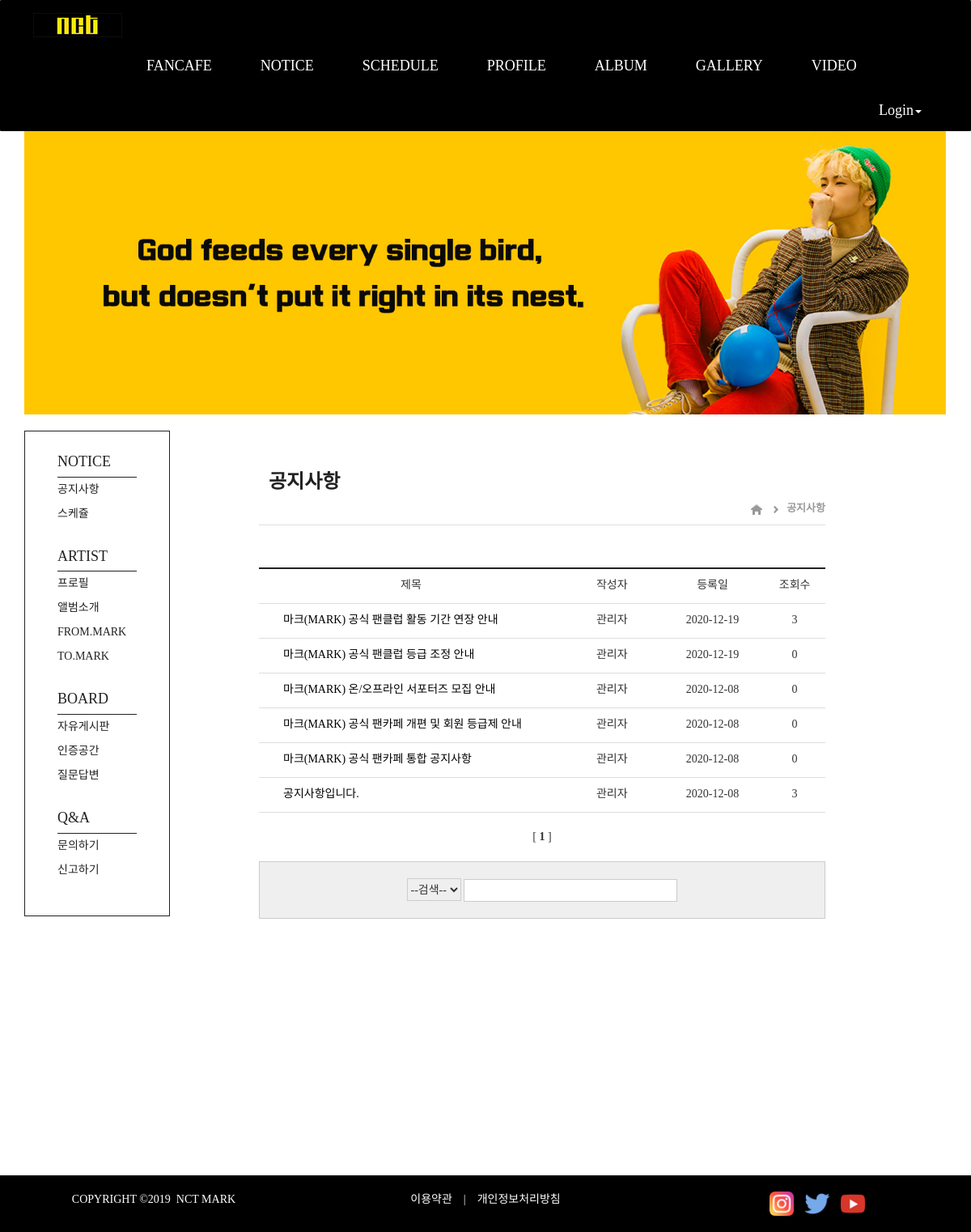
Page /board/notice_list/ on the committed database.
### board/models.py (models this page shows, shortened)
class Notice(models.Model):
    objects = models.Manager()
    subject = models.CharField(max_length=45)
    name = models.CharField(max_length=50)
    memo = models.TextField(max_length=300)
    hits = models.PositiveIntegerField(default=0)
    create_date = models.DateField('create_date', auto_now_add=True)
    class Meta:
        ordering = ['-id'] #(-)내림차순

### board/views.py (the view)
# urls.py: path('notice_list/', views.notice_list, name='notice_list'),
def notice_list(request):
    restaurants = Notice.objects.all()
    pagenator = Paginator(restaurants, 10)
    page = request.GET.get('page')
    if page is None:
        page = 1
    page_F = float(page)
    if page_F <= 10:
        beginPage = 1
    else:
        beginPage = (math.trunc(page_F / 10)) * 10 + 1
    if (beginPage + 10) > pagenator.num_pages:
        lastPage = pagenator.num_pages
    else:
        lastPage = beginPage + 9
    nextRangeStartPage = lastPage + 1
    pageRange = []
    for num in range(beginPage, lastPage+1):
        pageRange.append(num)
    items = pagenator.get_page(page)
    context = {
        'restaurants': items,
        'lastPage': lastPage,
        'pageRange': pageRange,
        'nextRangeStartPage': nextRangeStartPage,
    }
    return render(request, 'board/notice_list.html', context)

### board/templates/board/notice_list.html (shortened to what this page needs)
{% extends "board/board_base.html" %}
{% block boardbar %}
{% load static %}
<div class="contop">
<table cellspacing=1 width=700>
    <tr>
    <td><h3>&nbsp;&nbsp;공지사항</h3></td>
    </tr>
    <tr>
        <td><p align=right>
        <a href="{% url 'board:index' %}"><img class="lo_home" src="{% static 'images/lo_home.jpg' %}" alt="home"></a>&nbsp;&nbsp;&nbsp;
        <img class="lo_arrow" src="{% static 'images/lo_arrow.jpg' %}" alt=">">&nbsp;&nbsp;
        <a href="{% url 'board:notice_list' %}"><span>공지사항</span></a></p>
        </td>
    </tr>
</table>
</div>
{% block conbody %}
<div class="conbody">
<table cellspacing=1 width=700 class="tbl_common">
    <tr>
    <td width=340 class="left"><p align=center>제목</p>
    </td>
    <td width=100><p align=center>작성자</p>
    </td>
    <td width=120><p align=center>등록일</p>
    </td>
    <td width=60><p align=center>조회수</p>
    </td>
    </tr>
    {% if restaurants %}
    <ul>
    {% for boardRow in  restaurants %}
    <tr>
    <td width=340 class="cont">
    <p align=left>
    <a href="{% url 'board:notice_detail' boardRow.id %}" >{{ boardRow.subject }}
    </p>
    </td>
    <td width=100><p align=center>{{ boardRow.name }}</p></td>
    <td width=120><p align=center>{{ boardRow.create_date }}</p></td>
    <td width=60><p align=center>{{ boardRow.hits }}</p></td>
    </tr>
    {% endfor %}
    </ul>
    {% endif %}
</table>
<br>
<table cellspacing=1 width=700 class="tbl_page">
    <tr>
    <td>
    {% for pageNum in pageRange %}
        {% if restaurants.number == pageNum %}
            <spen class="current">
                [
                <b>{{ restaurants.number }}</b>
                ]
            </spen>
        {% else %}
            <a href="?page={{ pageNum }}">[{{ pageNum }}]</a>
        {% endif %}
    {% endfor %}
    </td>
    </tr>
</table>
<br>
<table cellspacing=1 width=700 class="tbl_search">
    <tr>
    <td>
    <form name=searchform method="GET" action="{% url 'board:notice_search' %}" enctype="multipart/form-data"><p align=center>
    <select name="findType" class="findType_1">
        <option value selected>--검색--</option>
    </select>
    <input type="text" name="b" class="findType_1" size=30 maxlength=50>
    <input type="submit" class="findType_2" value="글찾기"></p>
    </form>
    </td>
    </tr>
</table>
</div>
{% endblock conbody %}
{% endblock boardbar %}

### static/css/navbar.css (style rules this page uses)
* { font-family: 'Nanum Gothic'; }
a { color: #000000; text-decoration: none; }

### board/templates/board/notice_list.html (style rules this page uses)
h3 { color:#222; font-weight: bold; }
.contop { width:700px; border-bottom: 1px solid #ddd; }
.contop span { font-size: 13px; color: #999; font-weight: bold; }
.conbody { padding-top: 42px; }
.tbl_common { border-top: 2px solid #222; border-bottom: 1px solid #ddd; }
.tbl_common td { padding: 8px 8px 0 0; border-bottom: 1px solid #ddd; line-height: 24px; }
.tbl_common .cont { padding-left: 30px; }
.tbl_page { text-align: center; }
.tbl_search { background: #efefef; border: 1px solid #ccc; }
.tbl_search form { padding:20px 10px 10px 10px; }
.tbl_search .findType_1 { height: 28px; border: 1px solid #ccc; }

### rows in the picture
Notice: subject "마크(MARK) 공식 팬클럽 활동 기간 연장 안내", name "관리자", create_date "2020-12-19", hits "3"
Notice: subject "마크(MARK) 공식 팬클럽 등급 조정 안내", name "관리자", create_date "2020-12-19", hits "0"
Notice: subject "마크(MARK) 온/오프라인 서포터즈 모집 안내", name "관리자", create_date "2020-12-08", hits "0"
Notice: subject "마크(MARK) 공식 팬카페 개편 및 회원 등급제 안내", name "관리자", create_date "2020-12-08", hits "0"
Notice: subject "마크(MARK) 공식 팬카페 통합 공지사항", name "관리자", create_date "2020-12-08", hits "0"
Notice: subject "공지사항입니다.", name "관리자", create_date "2020-12-08", hits "3"

### other values in the picture
{{ restaurants.number }} "1"
